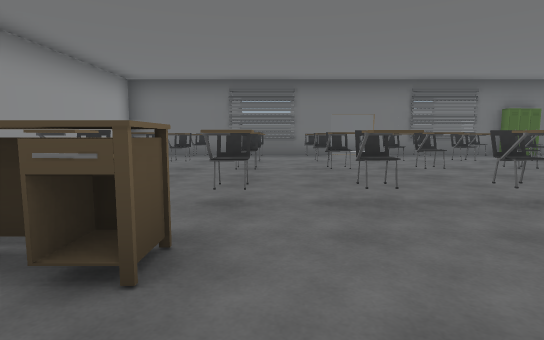
View 1 (above)

24 first-person views from a walk through a scene from a Unity 3-D project. The camera is 1.2 m above the floor, tilts 6° down and sees 80° across. The floor is counted in squares, 2 m on a side. Each view is taken from the middle of a square. On the plan, view 1 faces up. The plan holds only what a view shows up to about 10 squares ahead; the rest is blank. The place goes on beyond the plan. The player is left out. Door leaves are left out, so doorways stand open.

View 2
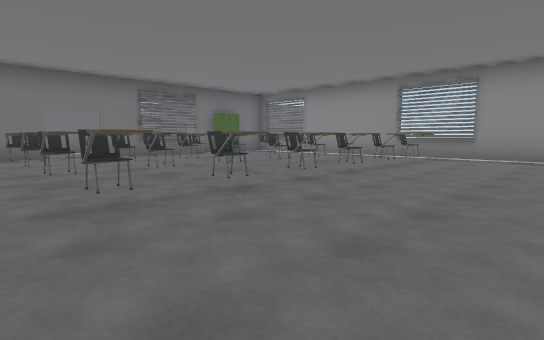

View 3
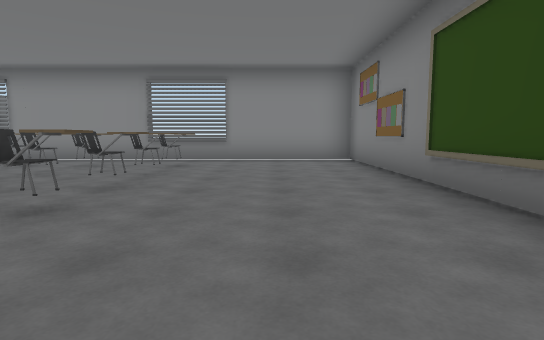

View 4
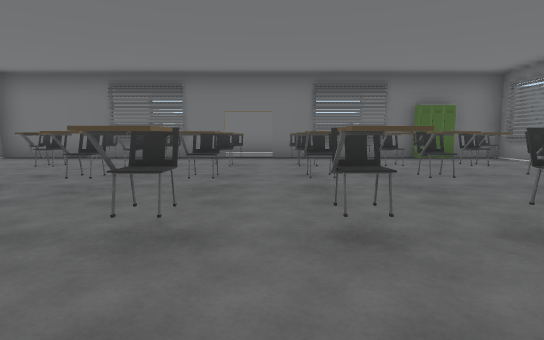

View 5
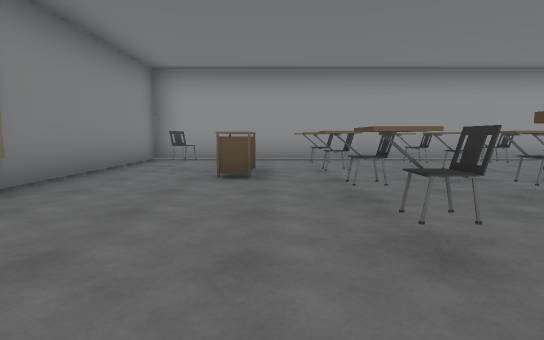

View 6
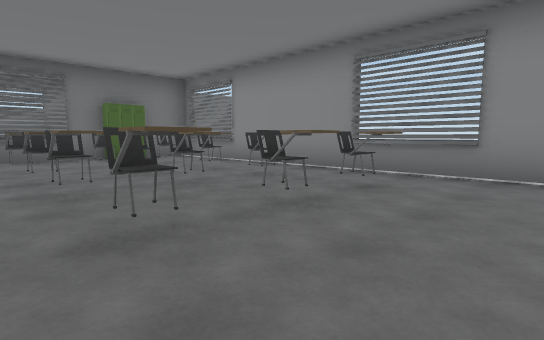

View 7
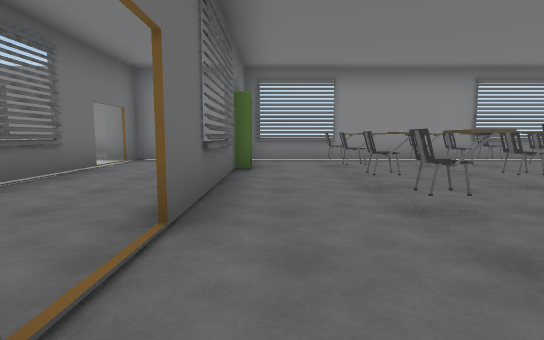

View 8
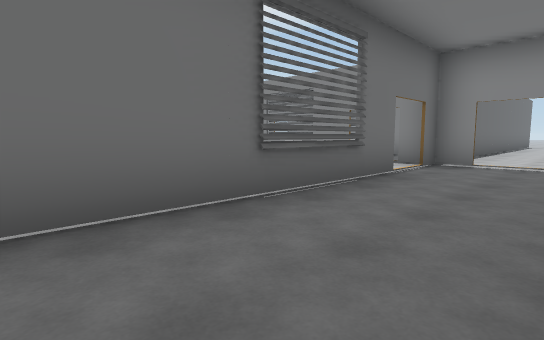

View 9
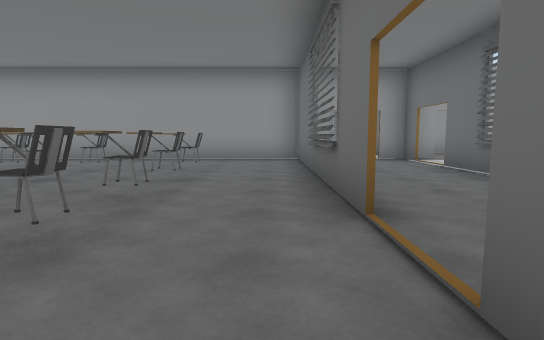

View 10
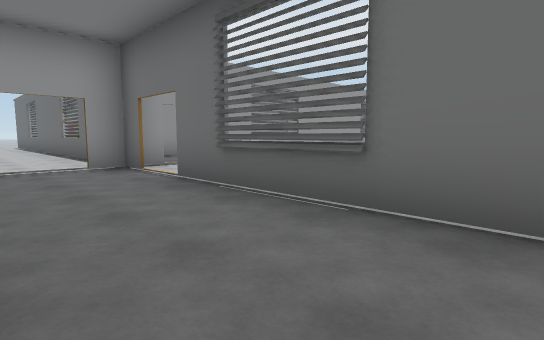

View 11
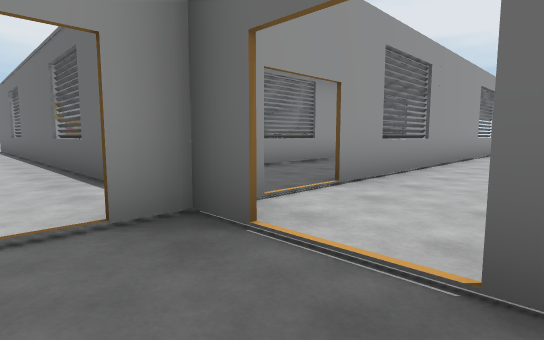

View 12
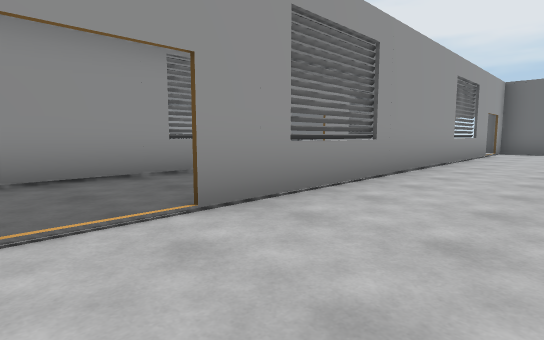

View 13
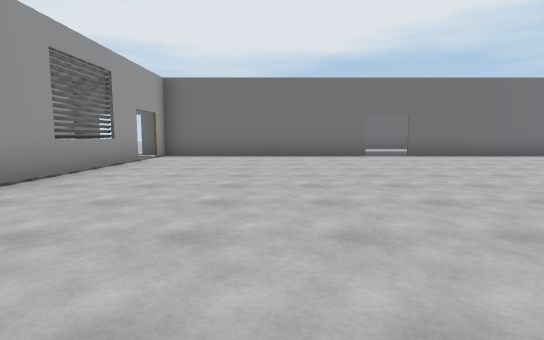

View 14
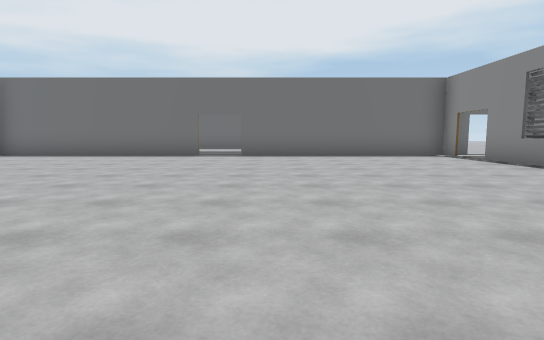

View 15
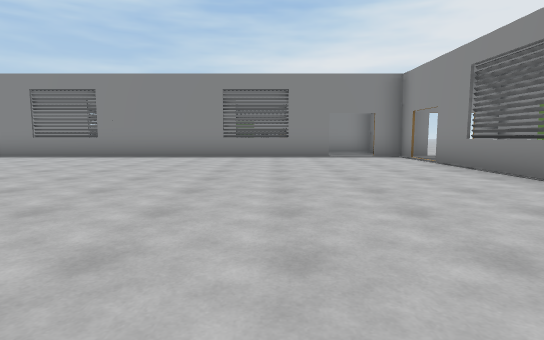

View 16
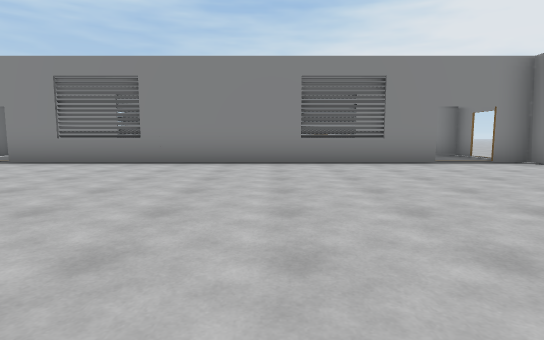

View 17
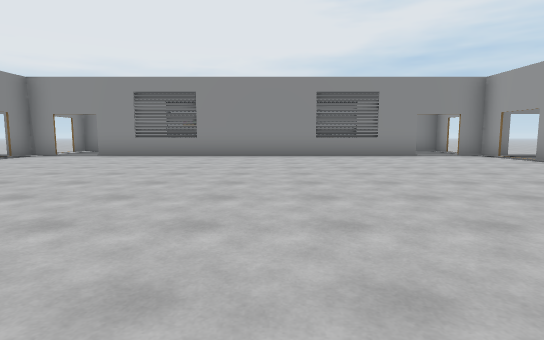

View 18
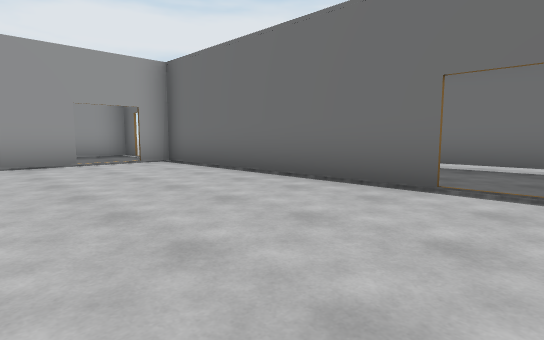

View 19
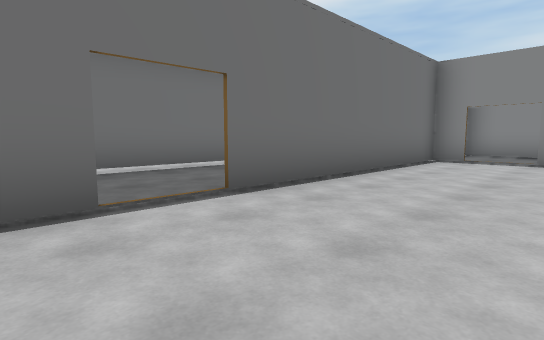

View 20
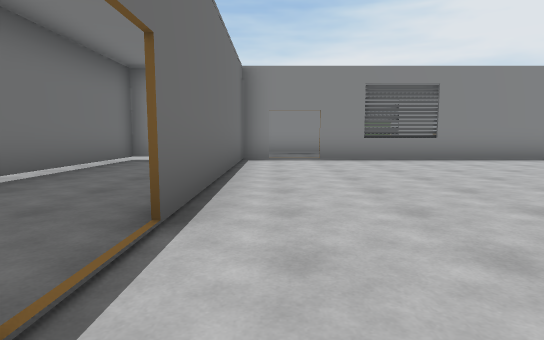

View 21
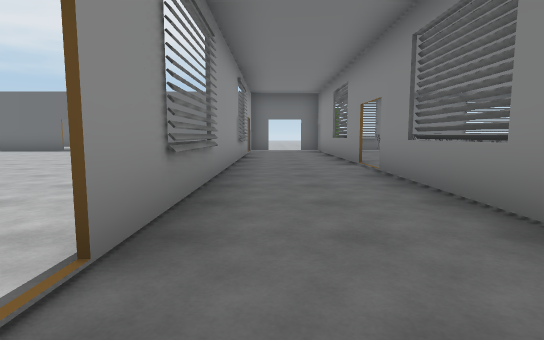

View 22
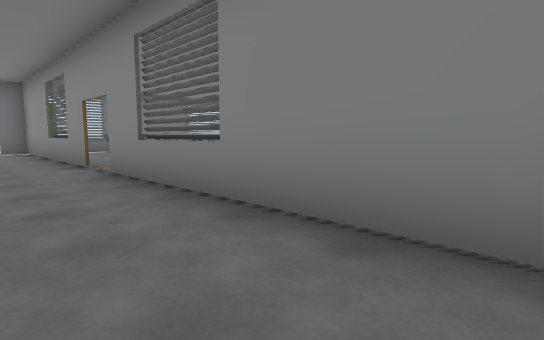

View 23
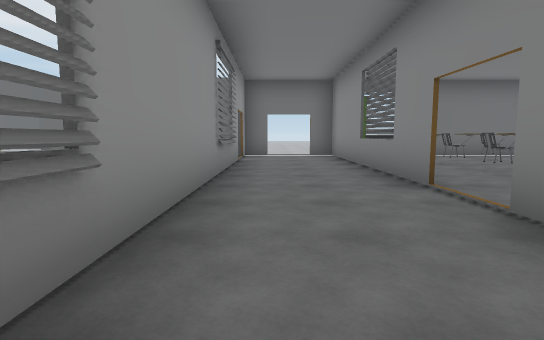

View 24
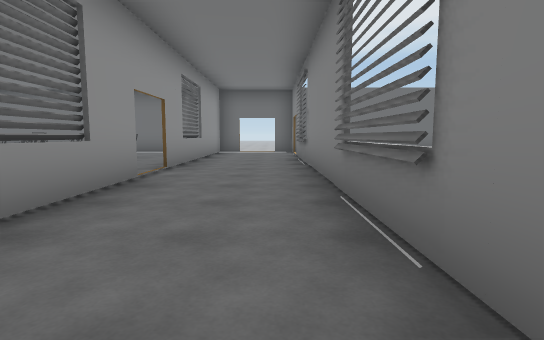

### Floor plan
Key: @ floor where view 1 was taken; # wall or solid block; . floor; D open door; L locker; C chair; T table; H thing the floor can be seen under or through; O other object.
Columns run from 15 left of view 1 to 17 right of it. Each row starts with its distance up from view 1.
 30                 ..
 29                 .........
 28                 HHHHHHHHH
 27                 .......
 26         #DD######DD######DD######
 25         #..D............D..#  ..
 24         #..D............D..   .O
 23        .#..#............#..#.C.
 22        .#..#............#..#...
 21       O.#..#............#..#.C
 20         #..#............#..#.O
 19       O D..#............#..D.O
 18       O #..#............#..#
 17       O #..#............#..#
 16         #..#............#..#
 15          ..#............#..#
 14          ..D............D..#
 13         #..D............D..#
 12 #########DD#.##########.#DD###
 11      ......D............D.....
 10            ######..###LL#
  9            #..........L.#
  8            #.C.CCCC.CCC.#
  7            #.C.CCCC.C...#
  6            #.C.CCCC.CCC.#
  5            #....CCC.CCC.#
  4            #.C.CCCC.CCC.#
  3            #.C.CCCC.CCC.#
  2            #............#
  1            #.TT.........#
  0            #.C.@........#
 -1            #####  #######

Positions as (right, up) in squares from view 1, and headings:
1: (0, 0), facing up
2: (0, 0), facing up-right
3: (1, 1), facing right
4: (3, 1), facing up
5: (4, 2), facing left
6: (4, 1), facing up-right
7: (1, 9), facing right
8: (2, 10), facing up-right
9: (4, 9), facing left
10: (2, 10), facing up-left
11: (-2, 11), facing up-left
12: (-2, 13), facing up-left
13: (-1, 16), facing up
14: (4, 16), facing up
15: (0, 16), facing right
16: (2, 18), facing right
17: (2, 22), facing down
18: (3, 22), facing up-left
19: (1, 23), facing up-right
20: (1, 25), facing right
21: (10, 13), facing up
22: (10, 13), facing up-right
23: (10, 16), facing up
24: (-5, 14), facing up
